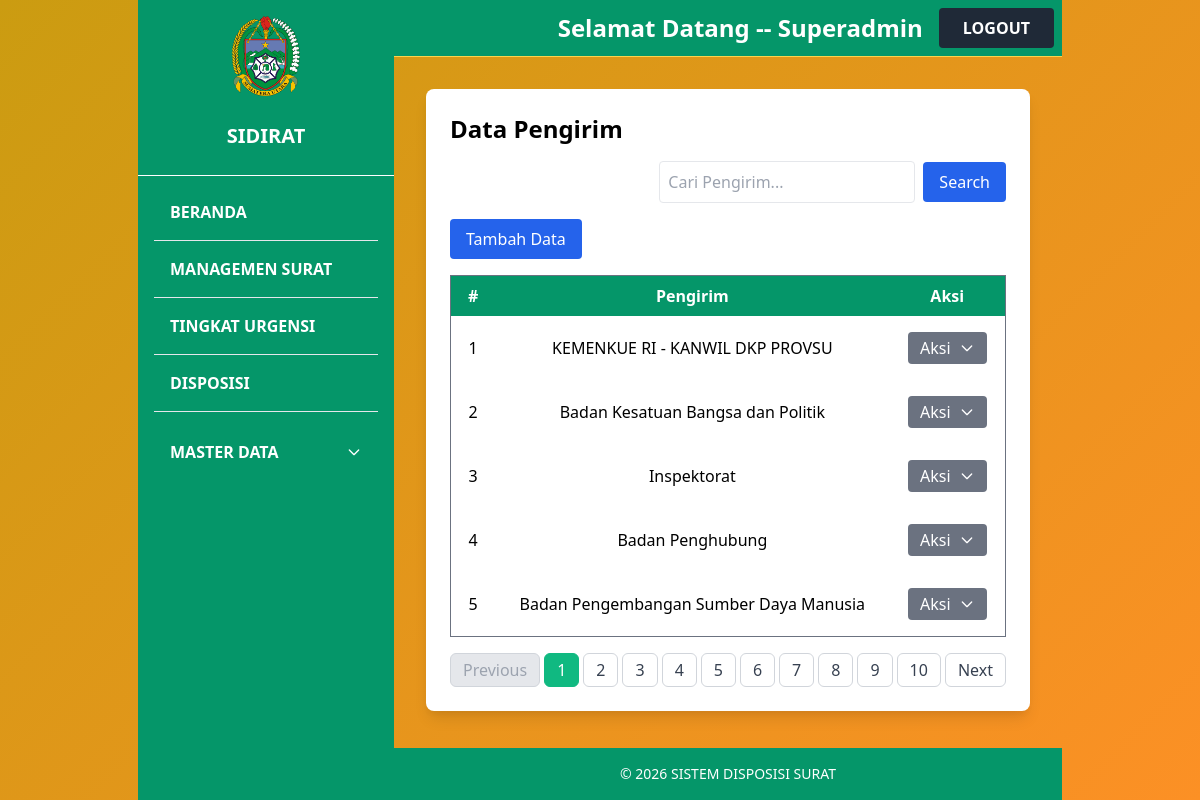
/pengirim_index/ (signed in), run on the app's committed database.
### core/models.py (models this page shows, shortened)
class Pengirim(models.Model):
    nama = models.CharField(max_length=100)

### core/views.py (the view)
# urls.py: path('pengirim_index/', views.pengirim_index, name='pengirim_index'),
@login_required
def pengirim_index(request):
    data = Pengirim.objects.all().order_by('-id')
    paginator = Paginator(data, 5)
    page_number = request.GET.get('page')
    page_obj = paginator.get_page(page_number)
    return render(request, 'pengirim/pengirim_index.html', {
        'page_obj': page_obj})

### spk_surat/context_processors.py (called while the page is built)
def disposisi_notification(request):
    pending_disposisi_count = 0
    is_kabid = False
    if request.user.is_authenticated:
        is_kabid = request.user.groups.filter(name='Kabid').exists()
        surat_dengan_ranking = Hasil.objects.values_list('surat_id', flat=True)
        pending_disposisi_count = Surat.objects.filter(
            id__in=surat_dengan_ranking
        ).filter(
            Q(disposisi__isnull=True) |
            Q(disposisi__tujuan__isnull=True) |
            Q(disposisi__tujuan='')
        ).distinct().count()
    return {
        'pending_disposisi_count': pending_disposisi_count,
        'is_user_kabid': is_kabid,
    }

### templates/pengirim/pengirim_index.html (shortened to what this page needs)
{% extends 'base.html' %}
{% block content %}
<div class="bg-white shadow-lg rounded-lg p-6">
  <div class="flex justify-between space-x-2 mb-4">
    <h2 class="text-2xl font-bold text-black-700">Data Pengirim</h2>
  </div>
  <div class="flex space-x-4 mb-4 justify-end" x-data="{ openFilter: false, selectedFilter: '' }">
  <form method="get" class="flex space-x-2 items-center">
    <input type="text" name="q" value="{{ query|default:'' }}"
           placeholder="Cari Pengirim..."
           class="border rounded p-2 w-64">
    <button type="submit" class="bg-blue-600 text-white px-4 py-2 rounded hover:bg-blue-700">
      Search
    </button>
  </form>
</div>
    <div class="flex justify-between space-x-2 mb-4">
        <a href="{% url 'pengirim_tambah' %}" class="bg-blue-600 hover:bg-blue-700 text-white px-4 py-2 rounded">Tambah Data</a>
    </div>
    <table class="w-full border border-gray-500 border-collapse">
        <thead>
        <tr class="bg-green-600 text-white">
            <th class="py-2 px-4 text-center">#</th>
            <th class="py-2 px-4 text-center">Pengirim</th>
            <th class="py-2 px-4 text-center">Aksi</th>
        </tr>
        </thead>
        <tbody>
            {% for p in page_obj %}
            <tr>
                <td class="text-center py-2 px-4">{{ forloop.counter0|add:page_obj.start_index }}</td>
                <td class="text-center py-2 px-4">{{ p.nama }}</td>
                <td class="text-center py-4 px-4">
                    <div x-data="{ open: false }" class="relative inline-block text-left">
                        <button @click="open = !open"
                                class="bg-gray-500 hover:bg-gray-600 text-white py-1 px-3 rounded inline-flex items-center">
                        Aksi
                        <svg class="w-4 h-4 ml-2" fill="none" stroke="currentColor" viewBox="0 0 24 24">
                            <path stroke-linecap="round" stroke-linejoin="round" stroke-width="2"
                                d="M19 9l-7 7-7-7"/>
                        </svg>
                        </button>
                    </div>
                </td>
            </tr>
            {% endfor %}
        </tbody>
    </table>
<div class="flex justify-center mt-4">
  <nav class="inline-flex space-x-1">
    {% if page_obj.has_previous %}
      <a href="?page={{ page_obj.previous_page_number }}"
         class="px-3 py-1 rounded-md border border-gray-300 bg-white text-gray-700 hover:bg-gray-100">
        Previous
      </a>
    {% else %}
      <span class="px-3 py-1 rounded-md border border-gray-300 bg-gray-200 text-gray-400 cursor-not-allowed">
        Previous
      </span>
    {% endif %}
    {% for num in page_obj.paginator.page_range %}
      {% if page_obj.number == num %}
        <span class="px-3 py-1 rounded-md border border-green-500 bg-green-500 text-white">
          {{ num }}
        </span>
      {% else %}
        <a href="?page={{ num }}"
           class="px-3 py-1 rounded-md border border-gray-300 bg-white text-gray-700 hover:bg-gray-100">
          {{ num }}
        </a>
      {% endif %}
    {% endfor %}
    {% if page_obj.has_next %}
      <a href="?page={{ page_obj.next_page_number }}"
         class="px-3 py-1 rounded-md border border-gray-300 bg-white text-gray-700 hover:bg-gray-100">
        Next
      </a>
    {% else %}
      <span class="px-3 py-1 rounded-md border border-gray-300 bg-gray-200 text-gray-400 cursor-not-allowed">
        Next
      </span>
    {% endif %}
  </nav>
</div>
</div>
{% endblock %}

### templates/base.html (shortened to what this page needs)
{% load group_filters %}
{% load static %}
{% load disposisi_filters %}
<!DOCTYPE html>
<html lang="id">
<head>
  <link href="https://cdn.jsdelivr.net/npm/tailwindcss@2.2.19/dist/tailwind.min.css" rel="stylesheet">
  <link rel="stylesheet" href="{% static 'css/style.css' %}">
  <link href="https://cdn.jsdelivr.net/npm/select2@4.1.0-rc.0/dist/css/select2.min.css" rel="stylesheet">
</head>
<body class="bg-yellow-50 font-sans">
  <div class="flex min-h-screen">
    <aside class="w-64 bg-green-600 text-white flex flex-col justify-between">
      <div class="h-25 flex items-center justify-center text-xl pt-4">
          <img src="{% static 'img/pemprovsu.png' %}" alt="Logo" class="h-20 w-auto object-contain">
      </div>
      <div class="h-20 flex items-center justify-center text-center px-2 text-xl font-bold border-b border-white">SIDIRAT</div>
      <nav class="flex-1 p-4 space-y-2">
          <a href="{% url 'beranda' %}" class="block py-2 px-4 hover:bg-white rounded hover:text-yellow-700 font-semibold">BERANDA</a>
          <hr>
          <a href="{% url 'surat_list' %}" class="block py-2 px-4 hover:bg-white rounded hover:text-yellow-700 font-semibold">MANAGEMEN SURAT</a>
          <hr>
          <a href="{% url 'hasil' %}" class="block py-2 px-4 hover:bg-white rounded hover:text-yellow-700 font-semibold">
          TINGKAT URGENSI
          </a>
          <hr>
          <a href="{% url 'disposisi_index' %}" class="block py-2 px-4 hover:bg-white rounded hover:text-yellow-700 font-semibold">DISPOSISI</a>
          {% if user.is_superuser %}
          <hr>
          <div x-data="{ open: false }" class="px-2 py-2">
            <button @click="open = !open" class="w-full flex justify-between items-center py-3 px-2 rounded">
              <span class="font-semibold">MASTER DATA</span>
              <svg :class="{'rotate-180': open}" class="w-4 h-4 transform transition-transform" fill="none" stroke="currentColor" viewBox="0 0 24 24">
                <path stroke-linecap="round" stroke-linejoin="round" stroke-width="2" d="M19 9l-7 7-7-7"/>
              </svg>
            </button>
          </div>
          {% endif %}
        </nav>
    </aside>
    <div class="flex flex-col flex-1">
      <nav class="w-full bg-green-600 p-2 flex justify-between items-center border-b border-yellow-300">
  <div class="flex items-center space-x-4">
    <span class="text-white font-semibold text-2xl">
      Selamat Datang -- {{ user.username }}
    </span>
    <form action="{% url 'logout' %}" method="post">
      <button type="submit" class="bg-gray-800 hover:bg-gray-700 text-white font-bold py-2 px-6 rounded">
        LOGOUT
      </button>
    </form>
  </div>
</nav>
      <main class="flex-1 p-8">
      {% block content %}{% endblock %}
      </main>
    <footer class="bg-green-600 text-white py-4">
    <div class="container mx-auto flex flex-col md:flex-row justify-center items-center px-6">
      <p class="text-sm">&copy; 2026 SISTEM DISPOSISI SURAT</p>
    </div>
    </footer>
    </div>
  </div>
</body>
</html>

### media/static/style.css (style rules this page uses)
body { margin: 0; height: 100vh; display: flex; align-items: center; justify-content: center; background: linear-gradient(135deg, #cb9c11 0%, #fc9025 100%); font-family: Arial, sans-serif; }

### data on the page
Pengirim: nama "KEMENKUE RI - KANWIL DKP PROVSU"
Pengirim: nama "Badan Kesatuan Bangsa dan Politik"
Pengirim: nama "Inspektorat"
Pengirim: nama "Badan Penghubung"
Pengirim: nama "Badan Pengembangan Sumber Daya Manusia"

### other printed values
{{ user.username }} "Superadmin"
{{ num }} "1"
{{ num }} "2" "3" "4" "5" "6" "7" "8" "9" "10"
